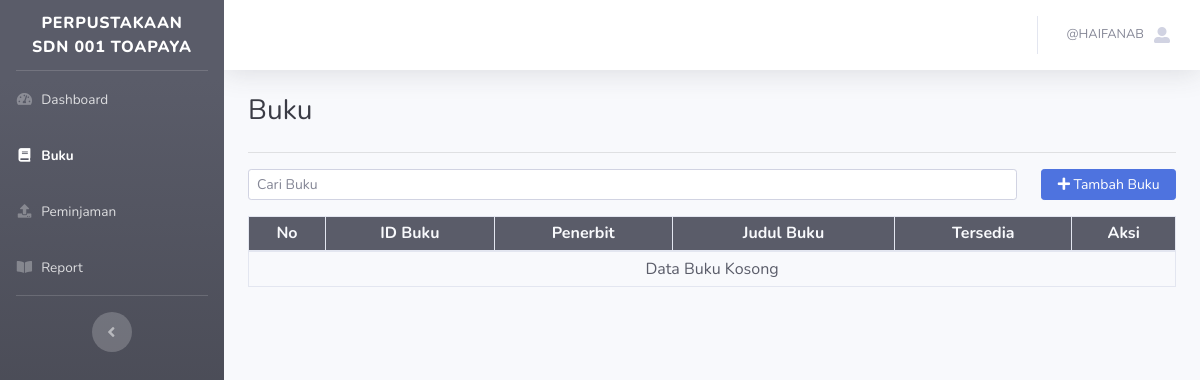
Page /administrator/buku.php (signed in) on the earlier database version.
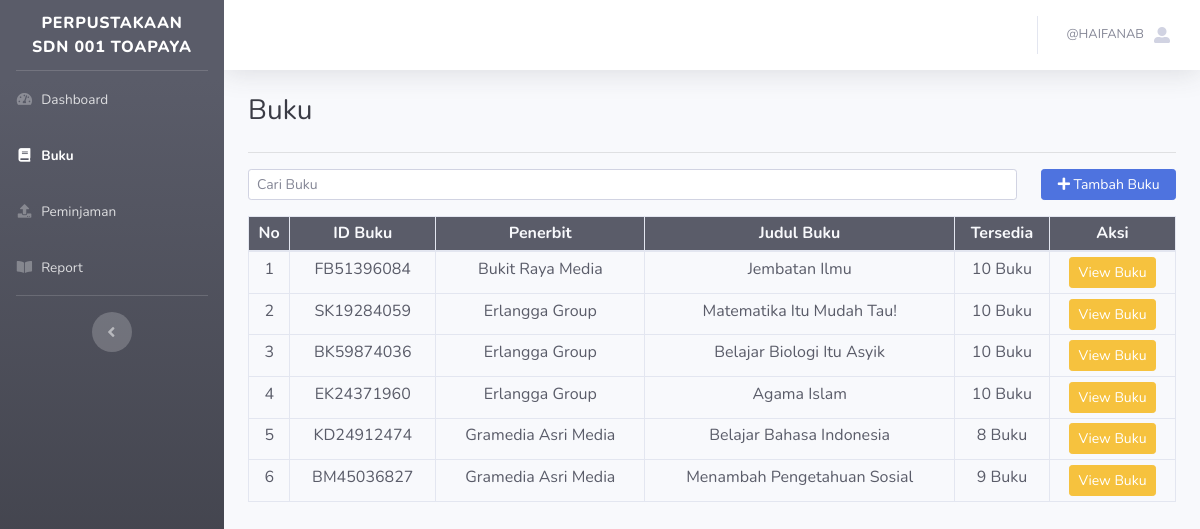
Same page on the later database version.
### tables this page shows
CREATE TABLE `buku` (
  `id` int(11) NOT NULL,
  `id_buku` varchar(255) DEFAULT NULL,
  `penerbit` varchar(255) DEFAULT NULL,
  `nama_buku` varchar(255) DEFAULT NULL,
  `stok` int(11) DEFAULT NULL
);

### configuration/pagename.php (called while the page is built)
<?php
function PageName()
{
    return substr($_SERVER["SCRIPT_NAME"], strrpos($_SERVER["SCRIPT_NAME"], "/") + 1);
}
$current_page = PageName();

### controller/AdminController.php (called while the page is built, shortened)
<?php
require($_SERVER['DOCUMENT_ROOT'] . '/perpustakaan/configuration/dbconn.php');
class AdminController
{
    public function getDataBuku($datasearch, $idbuku)
    {
        global $koneksi;
        if ($datasearch == null || $idbuku = null) {
            $qdatabuku = mysqli_query($koneksi, 'SELECT * FROM buku order by penerbit');
        } elseif ($datasearch != null) {
            $qdatabuku = mysqli_query($koneksi, "SELECT * FROM buku WHERE id_buku LIKE '%$datasearch%' OR penerbit LIKE '%$datasearch%' OR nama_buku LIKE '%$datasearch%'");
        } elseif ($idbuku != null) {
            $qdatabuku = mysqli_query($koneksi, "SELECT * FROM buku WHERE id_buku = '$idbuku'");
        }
        $databuku = mysqli_fetch_all($qdatabuku);
        return $databuku;
    }
}

### administrator/buku.php (the view, shortened to what this page needs)
<?php
require($_SERVER['DOCUMENT_ROOT'] . '/perpustakaan/configuration/pagename.php');
require($_SERVER['DOCUMENT_ROOT'] . '/perpustakaan/controller/AuthController.php');
require($_SERVER['DOCUMENT_ROOT'] . '/perpustakaan/controller/AdminController.php');
$admin = new AdminController();
$databuku = null;
if (isset($_POST['cari'])) {
    $cari = $_POST['cari'];
    $databuku = $admin->getDataBuku($cari, null);
} else {
    $databuku = $admin->getDataBuku(null, null);
}
?>
<!DOCTYPE html>
<html lang="en">
<head>
    <link href="http://<?= $_SERVER['HTTP_HOST'] ?>/perpustakaan/template/vendor/fontawesome-free/css/all.min.css" rel="stylesheet" type="text/css">
    <link href="http://<?= $_SERVER['HTTP_HOST'] ?>/perpustakaan/template/css/sb-admin-2.min.css" rel="stylesheet">
</head>
<body id="page-top">
    <div id="wrapper">
        <?php include '../layouts/sidebar.php' ?>
        <div id="content-wrapper" class="d-flex flex-column">
            <div id="content">
                <?php include '../layouts/navbar.php' ?>
                <div class="container-fluid">
                    <div class="d-sm-flex align-items-center justify-content-between mb-4">
                        <h1 class="h3 mb-0 text-gray-900">Buku</h1>
                    </div>
                    <hr>
                    <?php
                    if (isset($_POST['cari'])) {
                    ?>
                        <div class="row">
                            <div class="col-xs-12 col-sm-12 col-md-12 col-lg-12 col-xl-8 mb-3">
                                <form action="" method="post">
                                    <input id="cari" name="cari" class="form-control form-control-sm" type="text" placeholder="Cari Buku" value="<?= $_POST['cari'] ?>" required>
                                </form>
                            </div>
                            <div class="col-xs-12 col-sm-12 col-md-12 col-lg-12 col-xl-2 mb-3">
                                <a class="btn btn-primary btn-sm btn-block" href="buku"><i class="fas fa-sync"></i> Segarkan</a>
                            </div>
                            <div class="col-xs-12 col-sm-12 col-md-12 col-lg-12 col-xl-2 mb-3">
                                <button class="btn btn-primary btn-sm btn-block" data-toggle="modal" data-target="#modaltambahbuku"><i class="fas fa-plus"></i> Tambah Buku</button>
                            </div>
                        </div>
                    <?php
                    } else {
                    ?>
                        <div class="row">
                            <div class="col-xs-12 col-sm-12 col-md-12 col-lg-12 col-xl-10 mb-3">
                                <form action="" method="post">
                                    <input id="cari" name="cari" class="form-control form-control-sm" type="text" placeholder="Cari Buku" required>
                                </form>
                            </div>
                            <div class="col-xs-12 col-sm-12 col-md-12 col-lg-12 col-xl-2 mb-3">
                                <button class="btn btn-primary btn-sm btn-block" data-toggle="modal" data-target="#modaltambahbuku"><i class="fas fa-plus"></i> Tambah Buku</button>
                            </div>
                        </div>
                    <?php
                    }
                    ?>
                    <div class="row">
                        <div class="col-12">
                            <div class="table-responsive">
                                <table class="table table-sm table-hover table-bordered">
                                    <thead class="text-light text-center bg-dark">
                                        <tr>
                                            <th>No</th>
                                            <th>ID Buku</th>
                                            <th>Penerbit</th>
                                            <th>Judul Buku</th>
                                            <th>Tersedia</th>
                                            <th>Aksi</th>
                                        </tr>
                                    </thead>
                                    <tbody class="text-dark text-center text-nowrap">
                                        <?php
                                        $no = 1;
                                        if (count($databuku) > 0) {
                                            foreach ($databuku as $data) {
                                        ?>
                                                <tr>
                                                    <td><?= $no++ ?></td>
                                                    <td><?= $data[1] ?></td>
                                                    <td>
                                                        <?= $data[2] ?>
                                                    </td>
                                                    <td><?= $data[3] ?></td>
                                                    <td><?= $data[4] ?> Buku</td>
                                                    <td>
                                                        <a class="btn btn-sm btn-warning" href="view-buku?id=<?= $data[1] ?>">View Buku</a>
                                                    </td>
                                                </tr>
                                            <?php
                                            }
                                        } else {
                                            ?>
                                            <tr>
                                                <td colspan="6" class="text-center">Data Buku Kosong</td>
                                            </tr>
                                        <?php
                                        }
                                        ?>
                                    </tbody>
                                </table>
                            </div>
                        </div>
                    </div>
                </div>
            </div>
        </div>
    </div>
</body>
</html>

### layouts/sidebar.php
<ul class="navbar-nav bg-gradient-dark sidebar sidebar-dark accordion" id="accordionSidebar">
    <a class="sidebar-brand d-flex align-items-center justify-content-center" href="dashboard">
        <div class="sidebar-brand-text mx-2">Perpustakaan SDN 001 Toapaya</div>
    </a>
    <hr class="sidebar-divider my-0">
    <li class="nav-item <?php echo $current_page == 'dashboard.php' ? 'active' : NULL ?>">
        <a class="nav-link" href="dashboard">
            <i class="fas fa-fw fa-tachometer-alt"></i>
            <span>Dashboard</span>
        </a>
    </li>
    <li class="nav-item <?php echo $current_page == 'buku.php' || $current_page == 'view-buku.php'  ? 'active' : NULL ?>">
        <a class="nav-link" href="buku">
            <i class="fas fa-fw fa-book"></i>
            <span>Buku</span>
        </a>
    </li>
    <li class="nav-item <?php echo $current_page == 'peminjaman.php' || $current_page == 'tambah-peminjaman.php' || $current_page == 'view-peminjaman.php' ? 'active' : NULL ?>">
        <a class="nav-link" href="peminjaman">
            <i class="fas fa-fw fa-upload"></i>
            <span>Peminjaman</span>
        </a>
    </li>
    <li class="nav-item <?php echo $current_page == 'report.php' ? 'active' : NULL ?>">
        <a class="nav-link" href="report">
            <i class="fas fa-fw fa-book-open"></i>
            <span>Report</span>
        </a>
    </li>
    <hr class="sidebar-divider d-none d-md-block">
    <div class="text-center d-none d-md-inline">
        <button class="rounded-circle border-0" id="sidebarToggle"></button>
    </div>
</ul>

### layouts/navbar.php (shortened to what this page needs)
<nav class="navbar navbar-expand navbar-light bg-white topbar mb-4 static-top shadow">
    <ul class="navbar-nav ml-auto">
        <li class="nav-item dropdown no-arrow">
            <a class="nav-link dropdown-toggle" href="#" id="userDropdown" role="button" data-toggle="dropdown"
                aria-haspopup="true" aria-expanded="false">
                <span class="mr-2 d-none d-lg-inline text-gray-600 small">@<?= strtoupper($_SESSION['username']) ?></span>
                <i class=" rounded-circle fas fa-user-alt fa-fw"></i>
            </a>
        </li>
    </ul>
</nav>

Differences in the rows shown:
added buku: id_buku "FB51396084", penerbit "Bukit Raya Media", nama_buku "Jembatan Ilmu", stok "10"
added buku: id_buku "SK19284059", penerbit "Erlangga Group", nama_buku "Matematika Itu Mudah Tau!", stok "10"
added buku: id_buku "BK59874036", penerbit "Erlangga Group", nama_buku "Belajar Biologi Itu Asyik", stok "10"
added buku: id_buku "EK24371960", penerbit "Erlangga Group", nama_buku "Agama Islam", stok "10"
added buku: id_buku "KD24912474", penerbit "Gramedia Asri Media", nama_buku "Belajar Bahasa Indonesia", stok "8"
added buku: id_buku "BM45036827", penerbit "Gramedia Asri Media", nama_buku "Menambah Pengetahuan Sosial", stok "9"
Other differences:
text no longer shown: "Data Buku Kosong"
